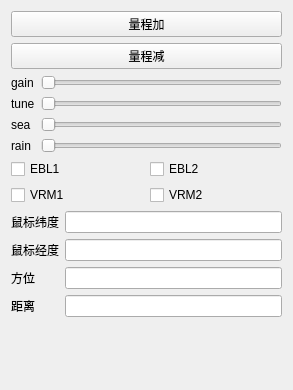
<?xml version="1.0" encoding="UTF-8"?>
<ui version="4.0">
 <class>RadarCtrlDlgClass</class>
 <widget class="QWidget" name="RadarCtrlDlgClass">
  <property name="geometry">
   <rect>
    <x>0</x>
    <y>0</y>
    <width>293</width>
    <height>390</height>
   </rect>
  </property>
  <property name="windowTitle">
   <string>RadarCtrlDlg</string>
  </property>
  <layout class="QVBoxLayout" name="verticalLayout">
   <item>
    <widget class="QPushButton" name="pushButtonRangeAdd">
     <property name="text">
      <string>量程加</string>
     </property>
    </widget>
   </item>
   <item>
    <widget class="QPushButton" name="pushButtonRangeSub">
     <property name="text">
      <string>量程减</string>
     </property>
    </widget>
   </item>
   <item>
    <layout class="QGridLayout" name="gridLayout">
     <item row="1" column="0">
      <widget class="QLabel" name="label_2">
       <property name="text">
        <string>tune</string>
       </property>
      </widget>
     </item>
     <item row="2" column="0">
      <widget class="QLabel" name="label_3">
       <property name="text">
        <string>sea</string>
       </property>
      </widget>
     </item>
     <item row="0" column="0">
      <widget class="QLabel" name="label">
       <property name="text">
        <string>gain</string>
       </property>
      </widget>
     </item>
     <item row="0" column="1">
      <widget class="QSlider" name="horizontalSliderGain">
       <property name="maximum">
        <number>10</number>
       </property>
       <property name="orientation">
        <enum>Qt::Horizontal</enum>
       </property>
      </widget>
     </item>
     <item row="3" column="0">
      <widget class="QLabel" name="label_4">
       <property name="text">
        <string>rain</string>
       </property>
      </widget>
     </item>
     <item row="1" column="1">
      <widget class="QSlider" name="horizontalSliderTune">
       <property name="maximum">
        <number>10</number>
       </property>
       <property name="orientation">
        <enum>Qt::Horizontal</enum>
       </property>
      </widget>
     </item>
     <item row="2" column="1">
      <widget class="QSlider" name="horizontalSliderSea">
       <property name="maximum">
        <number>10</number>
       </property>
       <property name="orientation">
        <enum>Qt::Horizontal</enum>
       </property>
      </widget>
     </item>
     <item row="3" column="1">
      <widget class="QSlider" name="horizontalSliderRain">
       <property name="maximum">
        <number>10</number>
       </property>
       <property name="orientation">
        <enum>Qt::Horizontal</enum>
       </property>
      </widget>
     </item>
    </layout>
   </item>
   <item>
    <layout class="QGridLayout" name="gridLayout_2">
     <item row="0" column="0">
      <widget class="QCheckBox" name="checkBoxEBL1">
       <property name="text">
        <string>EBL1</string>
       </property>
      </widget>
     </item>
     <item row="0" column="1">
      <widget class="QCheckBox" name="checkBoxEBL2">
       <property name="text">
        <string>EBL2</string>
       </property>
      </widget>
     </item>
     <item row="1" column="0">
      <widget class="QCheckBox" name="checkBoxVRM1">
       <property name="text">
        <string>VRM1</string>
       </property>
      </widget>
     </item>
     <item row="1" column="1">
      <widget class="QCheckBox" name="checkBoxVRM2">
       <property name="text">
        <string>VRM2</string>
       </property>
      </widget>
     </item>
    </layout>
   </item>
   <item>
    <layout class="QGridLayout" name="gridLayout_3">
     <item row="2" column="0">
      <widget class="QLabel" name="label_7">
       <property name="text">
        <string>方位</string>
       </property>
      </widget>
     </item>
     <item row="0" column="0">
      <widget class="QLabel" name="label_6">
       <property name="text">
        <string>鼠标纬度</string>
       </property>
      </widget>
     </item>
     <item row="1" column="0">
      <widget class="QLabel" name="label_5">
       <property name="text">
        <string>鼠标经度</string>
       </property>
      </widget>
     </item>
     <item row="0" column="1">
      <widget class="QLineEdit" name="lineEditCursorLat"/>
     </item>
     <item row="1" column="1">
      <widget class="QLineEdit" name="lineEditCursorLon"/>
     </item>
     <item row="3" column="0">
      <widget class="QLabel" name="label_8">
       <property name="text">
        <string>距离</string>
       </property>
      </widget>
     </item>
     <item row="2" column="1">
      <widget class="QLineEdit" name="lineEditBRG"/>
     </item>
     <item row="3" column="1">
      <widget class="QLineEdit" name="lineEditDIST"/>
     </item>
    </layout>
   </item>
   <item>
    <spacer name="verticalSpacer">
     <property name="orientation">
      <enum>Qt::Vertical</enum>
     </property>
     <property name="sizeHint" stdset="0">
      <size>
       <width>20</width>
       <height>40</height>
      </size>
     </property>
    </spacer>
   </item>
  </layout>
 </widget>
 <layoutdefault spacing="6" margin="11"/>
 <resources/>
 <connections/>
</ui>
